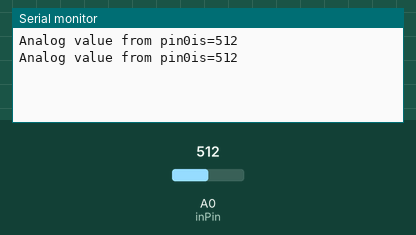
Bench run of a sketch on a simulated Arduino Uno, built with avr-gcc and run on an emulated ATmega328P. On the bench: the last lines printed to the serial monitor. The test bench sets the inputs (shaded band); at power-on: A0 (inPin) = 512.

Above: at 1.8 s.
1.9 s: A0 (inPin) set to 716
At 2.8 s:
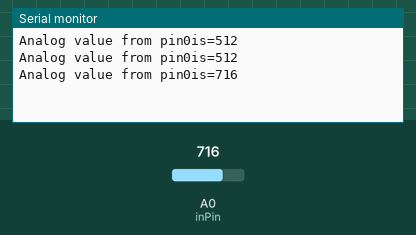
3.4 s: A0 (inPin) set to 900
At 4.7 s:
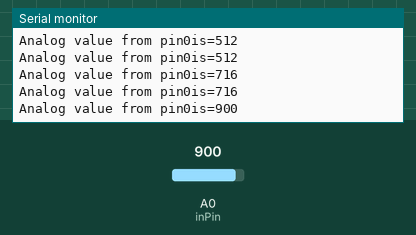
Timing chart, 0 to 6.4 s (numbered marks = the images above; inputs shaded):
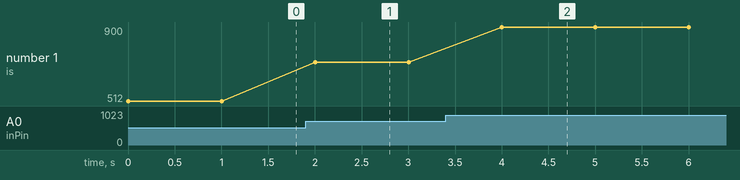

The sketch:

arduino_4.ino
```cpp
int adc_key_in=0;
int inPin=0;
void setup()
{
  Serial.begin(9600);
}
void loop()
{
  adc_key_in=analogRead(inPin);
  Serial.print("Analog value from pin");
  Serial.print(inPin);
  Serial.print("is=");
  Serial.println(adc_key_in);
  delay(1000);
  \
}
```

Measured:
- after the input at 1.9 s, the serial monitor: prints a new line after 0.10 s (image 1)
- after the input at 3.4 s, the serial monitor: prints a new line after 0.60 s (image 2)
- plotted number 1: 512 → 716 after the input at 1.9 s, 716 → 900 after the input at 3.4 s
